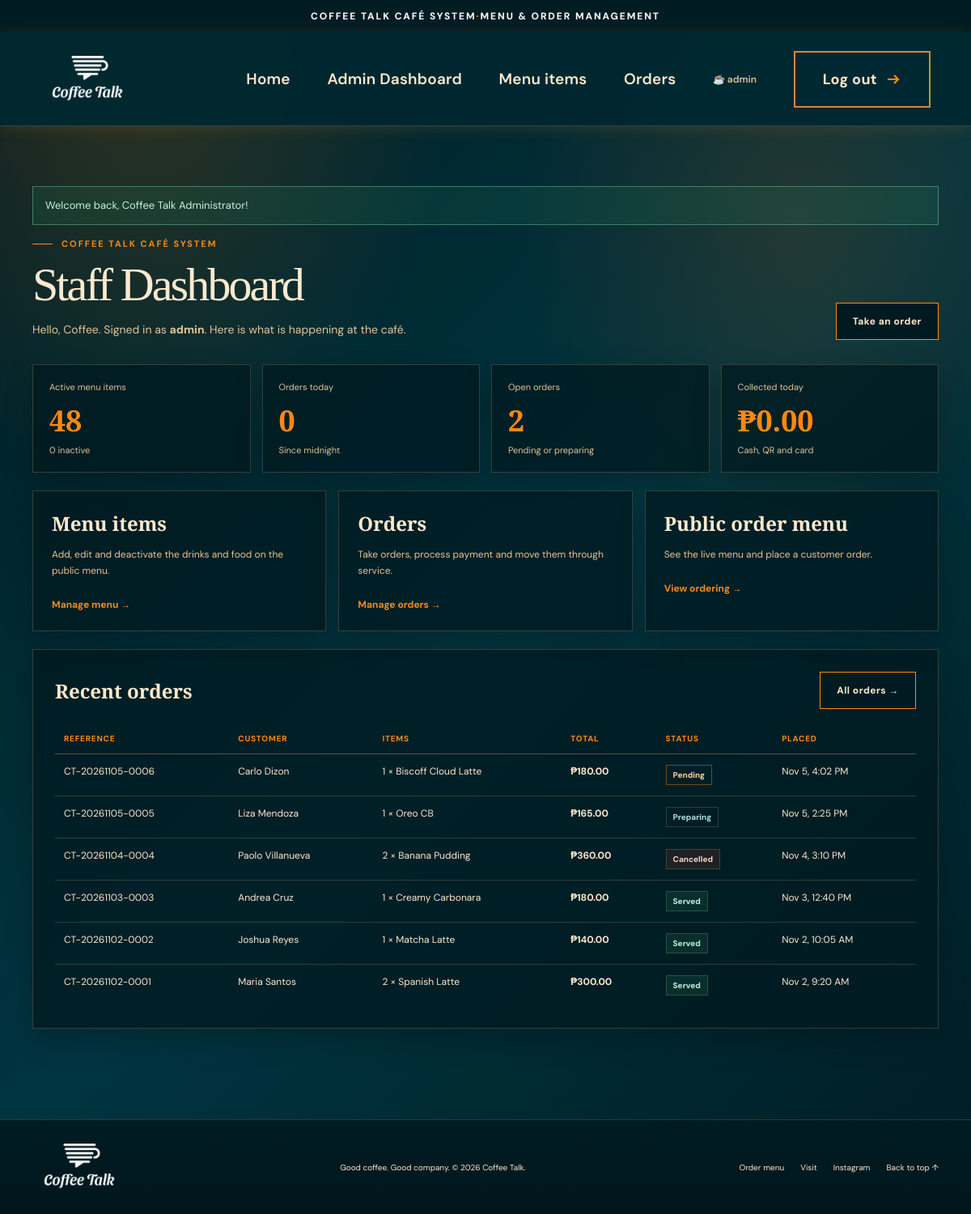
The app's page /pages/dashboard.php (signed in) with its own data.
### tables this page shows
CREATE TABLE IF NOT EXISTS `orders` (
  `id` INT UNSIGNED NOT NULL AUTO_INCREMENT,
  `order_ref` VARCHAR(30) NOT NULL,
  `user_id` INT UNSIGNED NULL DEFAULT NULL,
  `item_id` INT UNSIGNED NOT NULL,
  `customer_name` VARCHAR(100) NOT NULL,
  `quantity` SMALLINT UNSIGNED NOT NULL,
  `unit_price` DECIMAL(8,2) NOT NULL,
  `total_amount` DECIMAL(10,2) NOT NULL,
  `status` ENUM('Pending','Preparing','Served','Cancelled') NOT NULL DEFAULT 'Pending',
  `notes` VARCHAR(255) NOT NULL DEFAULT '',
  `created_at` TIMESTAMP NOT NULL DEFAULT CURRENT_TIMESTAMP,
  `updated_at` TIMESTAMP NOT NULL DEFAULT CURRENT_TIMESTAMP ON UPDATE CURRENT_TIMESTAMP,
  PRIMARY KEY (`id`), UNIQUE KEY `uq_orders_ref` (`order_ref`), KEY `idx_orders_status` (`status`), KEY `idx_orders_user` (`user_id`), KEY `idx_orders_item` (`item_id`),
  CONSTRAINT `fk_orders_user` FOREIGN KEY (`user_id`) REFERENCES `users` (`id`) ON DELETE RESTRICT ON UPDATE CASCADE,
  CONSTRAINT `fk_orders_item` FOREIGN KEY (`item_id`) REFERENCES `menu_items` (`id`) ON DELETE RESTRICT ON UPDATE CASCADE
);

CREATE TABLE IF NOT EXISTS `menu_items` (
  `id` INT UNSIGNED NOT NULL AUTO_INCREMENT,
  `name` VARCHAR(80) NOT NULL,
  `category` VARCHAR(40) NOT NULL,
  `description` VARCHAR(255) NOT NULL DEFAULT '',
  `price` DECIMAL(8,2) NOT NULL,
  `is_active` TINYINT(1) NOT NULL DEFAULT 1,
  `created_at` TIMESTAMP NOT NULL DEFAULT CURRENT_TIMESTAMP,
  `updated_at` TIMESTAMP NOT NULL DEFAULT CURRENT_TIMESTAMP ON UPDATE CURRENT_TIMESTAMP,
  PRIMARY KEY (`id`), UNIQUE KEY `uq_menu_category_name` (`category`,`name`), KEY `idx_menu_active` (`is_active`)
);

### config/database.php (called while the page is built, shortened)
<?php
function db_connect(): mysqli
{
    static $conn = null;
    if ($conn === null) {
        $conn = new mysqli(DB_HOST, DB_USER, DB_PASS, DB_NAME);
        $conn->set_charset("utf8mb4");
    }
    return $conn;
}
function db(): mysqli
{
    try {
        return db_connect();
    } catch (mysqli_sql_exception $e) {
        http_response_code(500);
        exit("Database connection failed. Start MySQL, import database/coffee_talk.sql, and check config/database.php.");
    }
}

### pages/dashboard.php (the view, shortened to what this page needs)
<?php
require_once __DIR__ . "/../includes/functions.php";
$user = current_user();
$stats = db()->query("SELECT
        (SELECT COUNT(*) FROM menu_items WHERE is_active=1) AS items,
        (SELECT COUNT(*) FROM menu_items WHERE is_active=0) AS inactive,
        (SELECT COUNT(*) FROM orders WHERE created_at >= CURDATE()) AS orders_today,
        (SELECT COUNT(*) FROM orders WHERE status IN ('Pending','Preparing')) AS open_orders,
        (SELECT COALESCE(SUM(amount_due),0) FROM payments WHERE paid_at >= CURDATE()) AS sales")->fetch_assoc();
$recent = fetch_recent_orders(6);
$first_name = explode(" ", trim($user["full_name"]))[0] ?: $user["username"];
$activePage = "dashboard";
require __DIR__ . "/../includes/header.php";
?>
<main class="app-main"><div class="app-wrap">
<?= flash_render() ?>
<div class="app-head">
<div><div class="eyebrow">Coffee Talk Café System</div><h1 class="app-title">Staff Dashboard</h1><p class="app-lead">Hello, <?= e($first_name) ?>. Signed in as <strong><?= e($user['username']) ?></strong>. Here is what is happening at the café.</p></div>
<div class="app-head-actions"><a class="button" href="<?= e(url('pages/transactions.php')) ?>">Take an order</a></div>
</div>
<div class="stat-grid">
<div class="stat-card"><span class="stat-label">Active menu items</span><strong class="stat-value"><?= (int) $stats['items'] ?></strong><small><?= (int) $stats['inactive'] ?> inactive</small></div>
<div class="stat-card"><span class="stat-label">Orders today</span><strong class="stat-value"><?= (int) $stats['orders_today'] ?></strong><small>Since midnight</small></div>
<div class="stat-card"><span class="stat-label">Open orders</span><strong class="stat-value"><?= (int) $stats['open_orders'] ?></strong><small>Pending or preparing</small></div>
<div class="stat-card"><span class="stat-label">Collected today</span><strong class="stat-value"><?= e(peso($stats['sales'])) ?></strong><small>Cash, QR and card</small></div>
</div>
<div class="quick-grid">
<a class="quick-card" href="<?= e(url('pages/records.php')) ?>"><h2>Menu items</h2><p>Add, edit and deactivate the drinks and food on the public menu.</p><span class="text-link">Manage menu →</span></a>
<a class="quick-card" href="<?= e(url('pages/transactions.php')) ?>"><h2>Orders</h2><p>Take orders, process payment and move them through service.</p><span class="text-link">Manage orders →</span></a>
<a class="quick-card" href="<?= e(url('pages/menu.php')) ?>"><h2>Public order menu</h2><p>See the live menu and place a customer order.</p><span class="text-link">View ordering →</span></a>
</div>
<section class="panel">
<div class="panel-head"><h2>Recent orders</h2><a class="text-link" href="<?= e(url('pages/transactions.php')) ?>">All orders →</a></div>
<?php if ($recent): ?>
<div class="table-wrap"><table class="data-table">
<thead><tr><th>Reference</th><th>Customer</th><th>Items</th><th>Total</th><th>Status</th><th>Placed</th></tr></thead>
<tbody>
<?php foreach ($recent as $row): ?>
<tr>
<td data-label="Reference"><?= e($row['ref']) ?></td>
<td data-label="Customer"><?= e($row['customer_name']) ?></td>
<td data-label="Items"><ul class="item-list"><?php foreach ($row['items'] as $line): ?><li><?= (int) $line['qty'] ?> × <?= e($line['name']) ?></li><?php endforeach; ?></ul></td>
<td data-label="Total"><strong><?= e(peso($row['total'])) ?></strong></td>
<td data-label="Status"><span class="<?= e(status_class($row['status'])) ?>"><?= e($row['status']) ?></span></td>
<td data-label="Placed"><?= e(date('M j, g:i A', strtotime($row['created_at']))) ?></td>
</tr>
<?php endforeach; ?>
</tbody></table></div>
<?php else: ?>
<p class="empty-state">No orders yet. Take the first one from the Orders page.</p>
<?php endif; ?>
</section>
</div></main>
<?php require __DIR__ . "/../includes/footer.php"; ?>

### includes/header.php (shortened to what this page needs)
<?php
require_once __DIR__ . "/functions.php";
$pageTitle=$pageTitle??"Coffee Talk"; $bodyClass=$bodyClass??"app-body"; $navMode=$navMode??"app"; $activePage=$activePage??"";
$announcement=$announcement??"Coffee Talk Café System <span>·</span> Menu &amp; order management";
?>
<!doctype html>
<html lang="en"><head>
<link rel="stylesheet" href="<?= e(url('css/style.css')) ?>" /></head>
<body class="<?= e($bodyClass) ?>"><div class="announcement"><?= $announcement ?></div>
<?php require __DIR__ . "/navigation.php"; ?>

### includes/navigation.php (shortened to what this page needs)
<?php
$loggedIn=is_logged_in(); $user=current_user(); $home=$activePage==="home"?"":url("index.php");
$dashboardPath=$user['role']==='admin'?'pages/admin_dashboard.php':'pages/dashboard.php';
$dashboardLabel=$user['role']==='admin'?'Admin Dashboard':'Staff Dashboard';
$arrow='<svg viewBox="0 0 20 20" fill="none" stroke="currentColor" stroke-width="1.6"><path d="M3 10h13m-5-5 5 5-5 5" /></svg>';
function nav_active(string $page,string $active): string { return $page===$active?' class="is-active" aria-current="page"':""; }
?>
<header class="site-header"><nav class="nav-wrap" aria-label="Main navigation">
<a class="brand" href="<?= e(url('index.php')) ?>" aria-label="Coffee Talk home"><img src="<?= e(url('images/logo.png')) ?>" alt="Coffee Talk" /></a>
<div class="nav-links" id="primary-navigation">
<?php if($navMode==="public"): ?>
<a href="<?= e($home) ?>#story">Reviews</a><a href="<?= e(url('pages/menu.php')) ?>"<?= nav_active('menu',$activePage) ?>>Order menu</a><a href="<?= e($home) ?>#space">The space</a><a href="<?= e($home) ?>#visit">Visit</a>
<?php if($loggedIn): ?><a class="nav-cta" href="<?= e(url($dashboardPath)) ?>"><?= e($dashboardLabel) ?> <?= $arrow ?></a><?php else: ?><a href="<?= e(url('auth/login.php')) ?>">Log in</a><a class="nav-cta" href="<?= e(url('auth/register.php')) ?>">Staff sign up <?= $arrow ?></a><?php endif; ?>
<?php elseif($loggedIn): ?>
<a href="<?= e(url('index.php')) ?>">Home</a><a href="<?= e(url($dashboardPath)) ?>"<?= nav_active($user['role']==='admin'?'admin-dashboard':'dashboard',$activePage) ?>><?= e($dashboardLabel) ?></a><a href="<?= e(url('pages/records.php')) ?>"<?= nav_active('records',$activePage) ?>>Menu items</a><a href="<?= e(url('pages/transactions.php')) ?>"<?= nav_active('transactions',$activePage) ?>>Orders</a><span class="nav-user" title="Signed in as <?= e($user['full_name']) ?>">☕ <?= e($user['username']) ?></span>
<form class="nav-logout" method="post" action="<?= e(url('auth/logout.php')) ?>"><?= csrf_field() ?><button class="nav-cta" type="submit">Log out <?= $arrow ?></button></form>
<?php else: ?><a href="<?= e(url('index.php')) ?>">Home</a><a href="<?= e(url('auth/login.php')) ?>"<?= nav_active('login',$activePage) ?>>Log in</a><a class="nav-cta" href="<?= e(url('auth/register.php')) ?>">Sign up <?= $arrow ?></a><?php endif; ?>
</div></nav></header>

### includes/functions.php (shortened to what this page needs)
<?php
require_once __DIR__ . "/../config/database.php";
function base_url(): string
{
    static $base = null;
    if ($base !== null) return $base;
    $base = "";
    $root = realpath(__DIR__ . "/..");
    $doc = isset($_SERVER["DOCUMENT_ROOT"]) ? realpath($_SERVER["DOCUMENT_ROOT"]) : false;
    if ($root && $doc) {
        $root = str_replace("\\", "/", $root);
        $doc = rtrim(str_replace("\\", "/", $doc), "/");
    }
    return $base;
}
function url(string $path = ""): string { return base_url() . "/" . ltrim($path, "/"); }
function e($value): string { return htmlspecialchars((string) $value, ENT_QUOTES, "UTF-8"); }
function peso($amount): string { return "₱" . number_format((float) $amount, 2); }
function status_class(string $status): string { return "badge badge-" . strtolower($status); }
function order_base_ref(string $ref): string
{
    return preg_match('/^(CT-\d{8}-\d+)/', $ref, $m) ? $m[1] : $ref;
}
function group_orders(array $rows): array
{
    $groups = [];
    foreach ($rows as $row) {
        $base = order_base_ref($row["order_ref"]);
        if (!isset($groups[$base])) {
            $groups[$base] = ["ref" => $base, "customer_name" => $row["customer_name"], "taken_by" => $row["taken_by"] ?? null,
                "created_at" => $row["created_at"], "status" => $row["status"], "notes" => $row["notes"] ?? "", "items" => [], "total" => 0.0];
        }
        array_unshift($groups[$base]["items"], ["name" => $row["item_name"], "qty" => (int) $row["quantity"],
            "unit" => (float) ($row["unit_price"] ?? 0), "total" => (float) $row["total_amount"]]);
        $groups[$base]["total"] += (float) $row["total_amount"];
    }
    return array_values($groups);
}
function flash_render(): string
{
    $html = "";
    foreach ($_SESSION["flash"] as $flash) {
        $type = $flash["type"] === "success" ? "success" : "error";
        $html .= '<div class="alert alert-' . $type . '" role="alert">' . e($flash["message"]) . "</div>";
    }
    return $html;
}
function is_logged_in(): bool { return !empty($_SESSION["user_id"]); }
function current_user(): array
{
    return ["id" => (int) ($_SESSION["user_id"] ?? 0), "full_name" => $_SESSION["full_name"] ?? "", "username" => $_SESSION["username"] ?? "", "role" => $_SESSION["role"] ?? "staff"];
}
function fetch_orders_by_refs(array $refs): array
{
    $refs = array_values($refs);
    $marks = implode(",", array_fill(0, count($refs), "?"));
    $stmt = db()->prepare("SELECT o.order_ref, o.customer_name, o.quantity, o.unit_price, o.total_amount, o.status, o.notes, o.created_at, m.name AS item_name, u.full_name AS taken_by FROM orders o JOIN menu_items m ON m.id=o.item_id LEFT JOIN users u ON u.id=o.user_id WHERE SUBSTRING_INDEX(o.order_ref,'-',3) IN ($marks) ORDER BY o.id DESC");
    $stmt->bind_param(str_repeat("s", count($refs)), ...$refs);
    $stmt->execute();
    $orders = group_orders($stmt->get_result()->fetch_all(MYSQLI_ASSOC));
    $by_ref = [];
    foreach ($orders as $order) $by_ref[$order["ref"]] = $order;
    $sorted = [];
    foreach ($refs as $ref) if (isset($by_ref[$ref])) $sorted[] = $by_ref[$ref];
    return $sorted;
}
function fetch_recent_orders(int $limit = 6): array
{
    $stmt = db()->prepare("SELECT SUBSTRING_INDEX(order_ref,'-',3) AS base_ref FROM orders GROUP BY base_ref ORDER BY MAX(id) DESC LIMIT ?");
    $stmt->bind_param("i", $limit);
    $stmt->execute();
    $refs = array_column($stmt->get_result()->fetch_all(MYSQLI_ASSOC), "base_ref");
    return fetch_orders_by_refs($refs);
}

### includes/footer.php (shortened to what this page needs)
<footer class="footer"><div class="footer-inner">
<a class="brand" href="<?= e(url('index.php')) ?>" aria-label="Coffee Talk home"><img src="<?= e(url('images/logo.png')) ?>" alt="Coffee Talk" /></a>
<span>Good coffee. Good company. © <span id="year"></span> Coffee Talk.</span>
<div class="footer-links"><a href="<?= e(url('pages/menu.php')) ?>">Order menu</a><a href="<?= e(url('index.php#visit')) ?>">Visit</a><a href="https://www.instagram.com/coffeetalk.calamba/" target="_blank" rel="noopener noreferrer">Instagram</a><a href="#">Back to top ↑</a></div>
</div></footer><script src="<?= e(url('js/main.js')) ?>"></script>
</body></html>

### records on screen
orders: order_ref "CT-20261105-0006", customer_name "Carlo Dizon", quantity "1", item.name "Biscoff Cloud Latte", total "₱180.00", status "Pending", created_at "Nov 5, 4:02 PM"
orders: order_ref "CT-20261105-0005", customer_name "Liza Mendoza", quantity "1", item.name "Oreo CB", total "₱165.00", status "Preparing", created_at "Nov 5, 2:25 PM"
orders: order_ref "CT-20261104-0004", customer_name "Paolo Villanueva", quantity "2", item.name "Banana Pudding", total "₱360.00", status "Cancelled", created_at "Nov 4, 3:10 PM"
orders: order_ref "CT-20261103-0003", customer_name "Andrea Cruz", quantity "1", item.name "Creamy Carbonara", total "₱180.00", status "Served", created_at "Nov 3, 12:40 PM"
orders: order_ref "CT-20261102-0002", customer_name "Joshua Reyes", quantity "1", item.name "Matcha Latte", total "₱140.00", status "Served", created_at "Nov 2, 10:05 AM"
orders: order_ref "CT-20261102-0001", customer_name "Maria Santos", quantity "2", item.name "Spanish Latte", total "₱300.00", status "Served", created_at "Nov 2, 9:20 AM"

### other values on screen
$announcement "COFFEE TALK CAFÉ SYSTEM · MENU & ORDER MANAGEMENT"
$dashboardLabel "Admin Dashboard"
$user['username'] "admin"
$flash["message"] "Welcome back, Coffee Talk Administrator!"
$first_name "Coffee"
$stats['items'] "48"
$stats['inactive'] "0"
$stats['orders_today'] "0"
$stats['open_orders'] "2"
peso($stats['sales']) "₱0.00"
